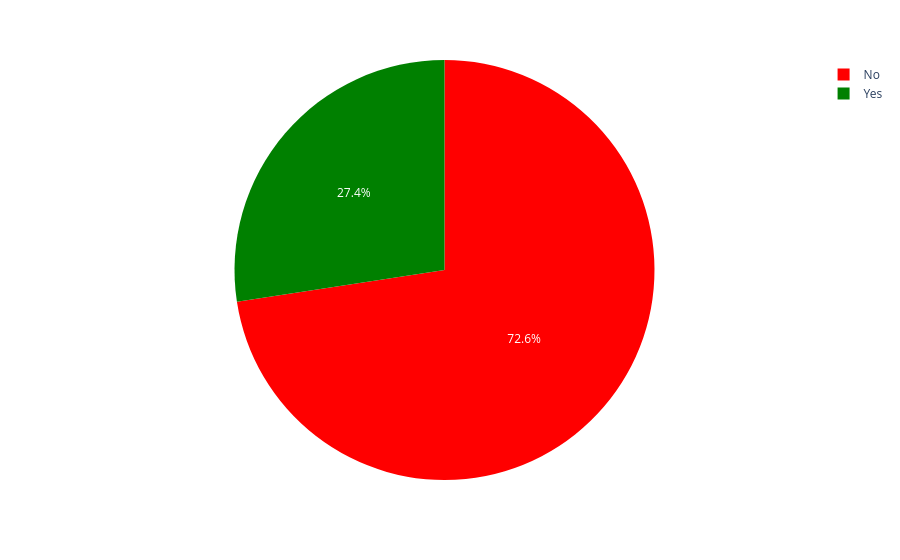

The cell this chart's notebook holds for it:
### Markdown cell above
# Bad Rate Analysis

### Code cell
import plotly.express as px

fig = px.pie(employee,names='Loan_Status',color='Loan_Status',
             color_discrete_map={'Yes':'green',
                                 'No':'red'})
fig.show()

### Figure 1 — Plotly figure (JSON) as saved in the notebook; plotly's stock layout.template omitted (floating-point values rounded to 4 significant figures; data arrays with more than 128 entries replaced by an {"elided": "..."} marker saying what was removed)
{"data": [{"customdata": {"elided": "981x1 str values"}, "domain": {"x": [0, 1], "y": [0, 1]}, "hovertemplate": "Loan_Status=%{customdata[0]}<extra></extra>", "labels": {"elided": "981 str values"}, "legendgroup": "", "marker": {"colors": {"elided": "981 str values"}}, "name": "", "showlegend": true, "type": "pie"}], "layout": {"legend": {"tracegroupgap": 0}, "margin": {"t": 60}}}
